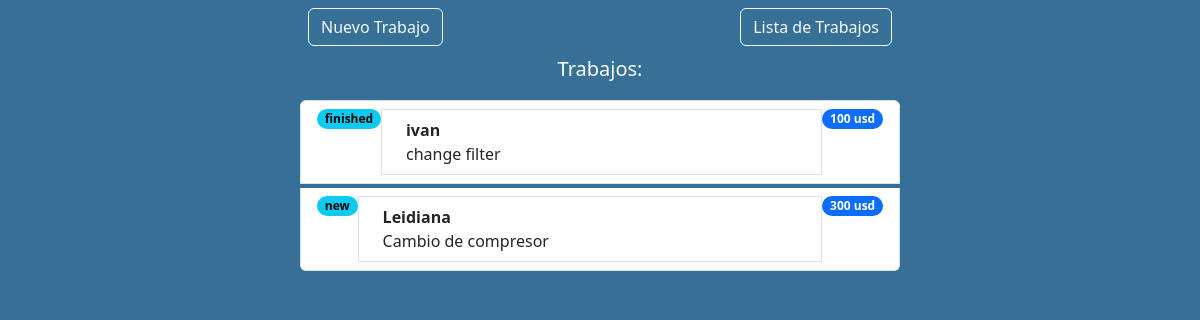
The app's page /jobs/, older data.
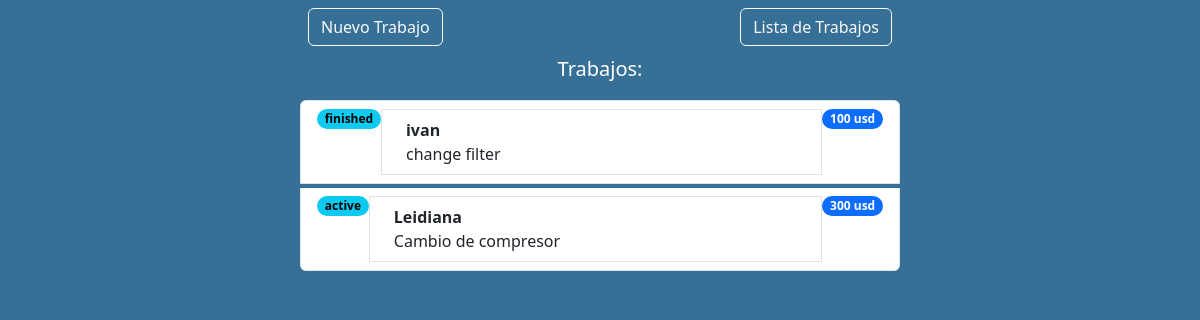
The same page, newer data.
### job/models.py (models this page shows)
class Job(models.Model):
    status_options = {
        'new': 'NEW',
        'active': 'ACTIVE',
        'finished': 'FINISHED'
    }
    status = models.CharField(max_length=15, choices=status_options, default='new')
    client = models.CharField(max_length=30)
    description = models.CharField(max_length=150)
    address = models.CharField(max_length=150)
    price = models.IntegerField()
    image = models.ImageField(upload_to=upload_to_job, default='jobs/jobDefault.jpg')
    date = models.DateTimeField(db_default=Now())
    closed = models.BooleanField(default=False)

### job/views.py (the view)
# urls.py: path('', job_list, name='job_list'),
def job_list(request):
    jobs = Job.objects.all()
    content = {'jobs': jobs}
    return render(request, 'job/job-list.html', content)

### job/templates/job/job-list.html
{% extends "job/base-job.html" %}
{% block content %}
<div>
    <p class="lead text-center text-white">Trabajos:</p>
    {% if jobs %}
    <ul class="list-group">
        {% for j in jobs %}
        <li class="list-group-item d-flex justify-content-between align-items-start mb-1">
            <span class="badge text-bg-info rounded-pill">{{ j.status }}</span>
            <a class="list-group-item list-group-item-action" href="{% url 'job:job_detail' j.id %}">
                <div class="ms-2 me-auto">
                    <div class="fw-bold">{{ j.client }}</div>
                    {{ j.description}}
                </div>
            </a>
            <span class="badge text-bg-primary rounded-pill">{{ j.price }} usd</span>
        </li>
        {% endfor %}
    </ul>
    {% else %}
    <div class="fw-bold text-white text-center">No hay trabajos guardados, cree el primero.</div>
    {% endif %}
</div>
{% endblock content %}

### job/templates/job/base-job.html
{% extends "web/base.html" %}
{% load static %}
{% block head %}
    <link rel="stylesheet" href="{% static 'job/css/style.css' %}">
{% endblock head %}
{% block body %}
<div class="main-frame">
    <div class="frame">
        <div class="list-group-item d-flex justify-content-between align-items-start m-2">
            <a href="{% url 'job:create_job' %}"><button class="btn btn-outline-light">Nuevo Trabajo</button></a>
            <a href="{% url 'job:job_list' %}"><button class="btn btn-outline-light">Lista de Trabajos</button></a>
        </div>
        {% block content %}
        {% endblock content %}
    </div>
</div>
{% endblock body %}

### web/templates/web/base.html (shortened to what this page needs)
{% load static %}
<!DOCTYPE html>
<html lang="en">
    <head>
        <link rel="stylesheet" href="{% static 'web/bootstrap v5.3/css/bootstrap.min.css' %}">
        <link rel="stylesheet" href="{% static 'web/css/allStyles.css' %}">
        <link href="{% static 'fontawesomefree/css/fontawesome.css' %}" rel="stylesheet" type="text/css">
        <link href="{% static 'fontawesomefree/css/brands.css' %}" rel="stylesheet" type="text/css">
        <link href="{% static 'fontawesomefree/css/solid.css' %}" rel="stylesheet" type="text/css">
        <link rel="stylesheet" href="https://unpkg.com/aos@next/dist/aos.css" />
        {% block head %}
        {% endblock head %}
    </head>
    <body>
        {% block body %}
        {% endblock body %}
</body>
</html>

### job/static/job/css/style.css (style rules this page uses)
.main-frame { position: absolute; width: 100%; height: 100%; background-color: rgb(55, 112, 150); }
.frame { max-width: 600px; margin: auto }

Row changes from the older to the newer data that the page shows:
changed Job "Leidiana": status "new" → "active"
